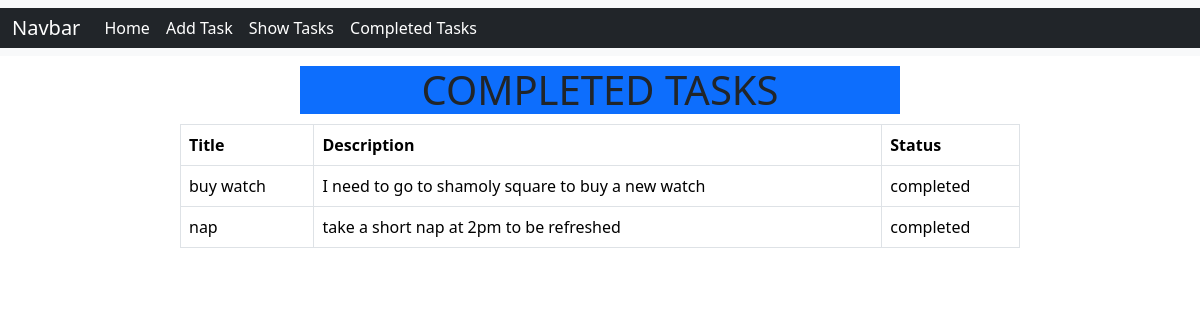
/completed_task/, run on the app's committed database.
### first_app/models.py (models this page shows)
class TaskModel(models.Model):
    title = models.CharField(max_length = 20)
    description = models.CharField(max_length = 100)
    is_completed = models.BooleanField(default = False)

### first_app/views.py (the view)
# urls.py: path('completed_task/',views.completed_task,name='completed_task'),
def completed_task(request):
    completed_task = TaskModel.objects.filter(is_completed = True)
    return render(request,'completed_task.html',{'completed_task':completed_task})

### first_app/templates/completed_task.html
{% extends "base.html" %}
{% block content %}
<div style="width:50%; margin:auto;" class="bg-primary">
    <h1 style="text-align: center; margin:10px">COMPLETED TASKS</h1>
</div>
<div style="width: 70%; margin:auto">
<table class="table table-bordered">
    <thead>
       <tr>
        <th>Title</th>
        <th>Description</th>
        <th>Status</th>
       </tr>
    </thead>
    <tbody>
        {% for item in completed_task %}
        <tr>
            <td>{{item.title}}</td>
            <td>{{item.description}}</td>
            <td>completed</td>
        </tr>
        {% endfor %}
    </tbody>
</table>
</div>
{% endblock %}

### data on the page
TaskModel: title "buy watch", description "I need to go to shamoly square to buy a new watch"
TaskModel: title "nap", description "take a short nap at 2pm to be refreshed"
